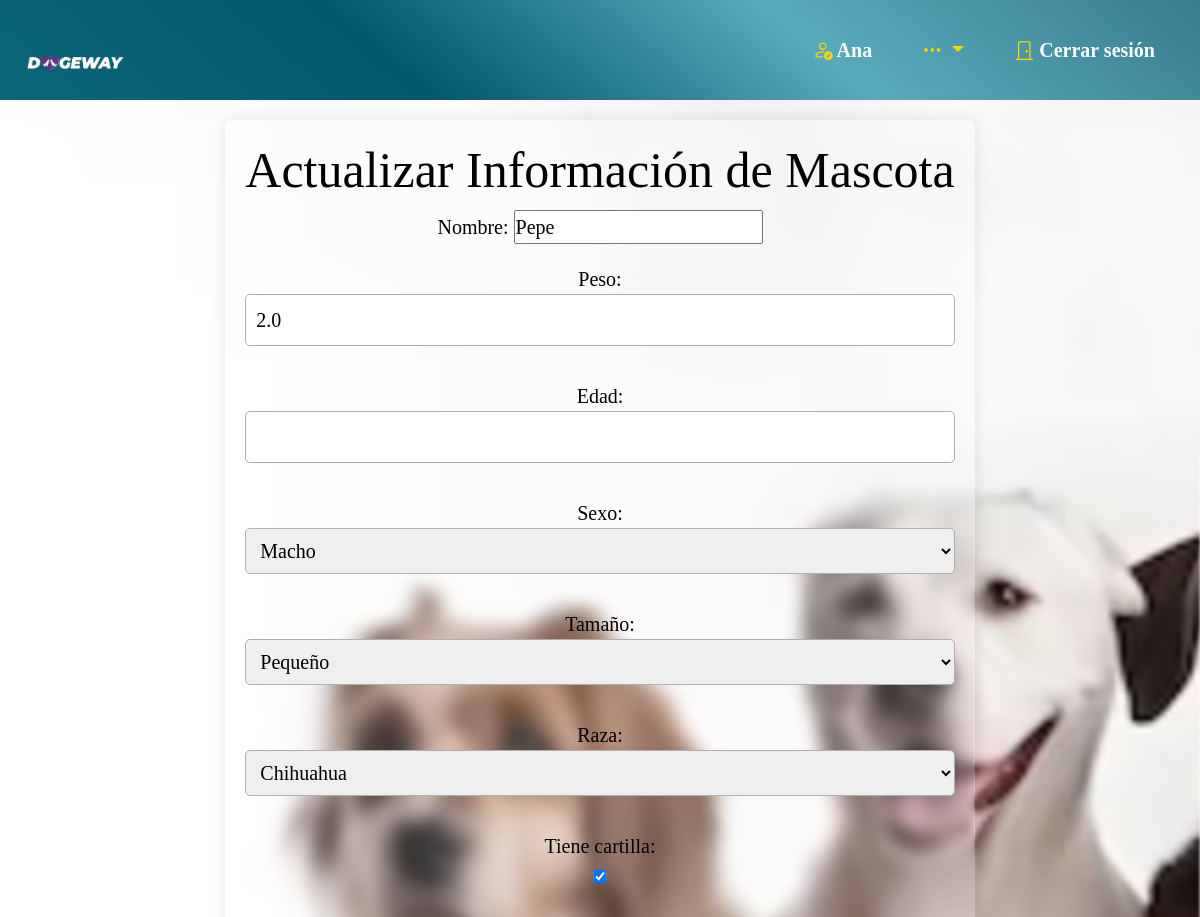
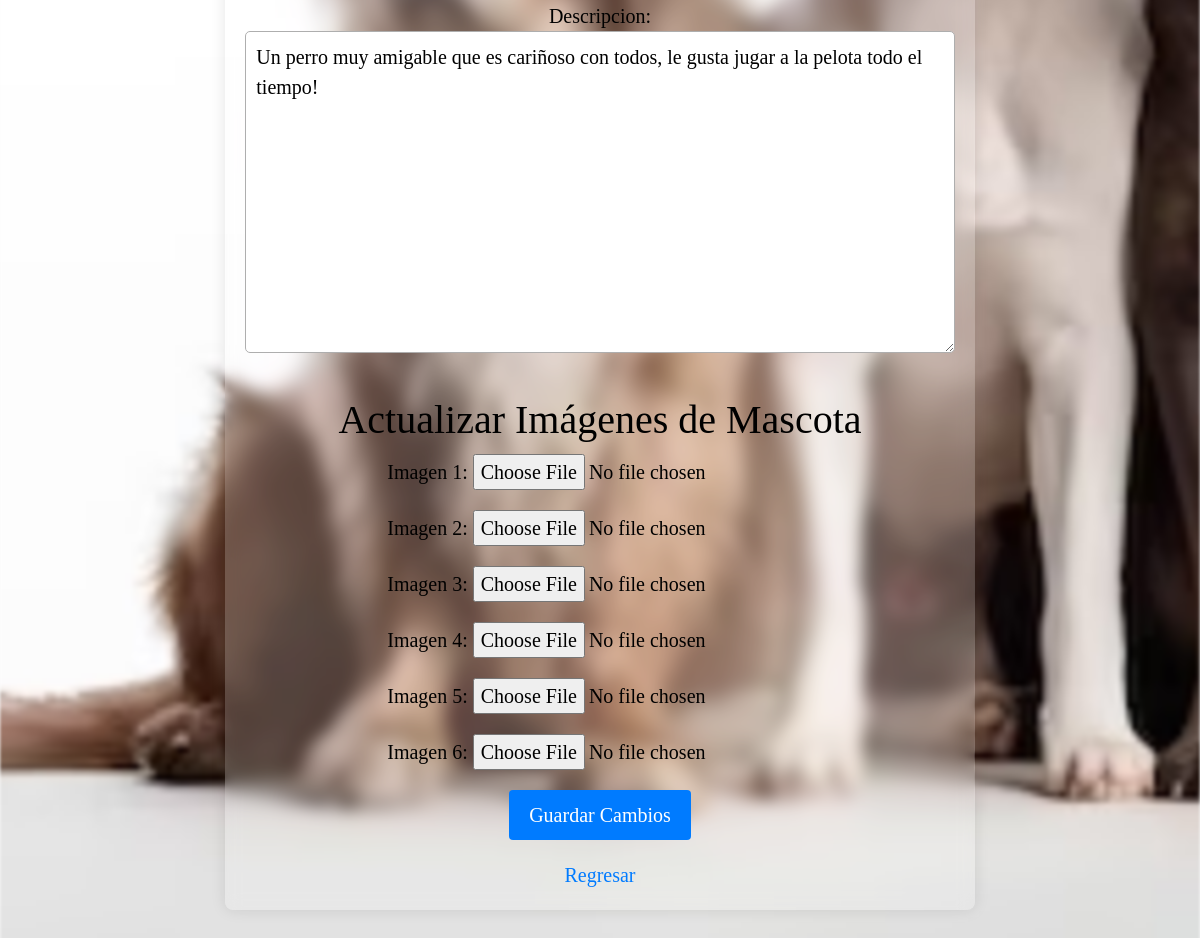
The page /editar_mascota/2/ (signed in) on the database its author committed (2 pictures, top to bottom).
### main_app/models.py (models this page shows, shortened)
class Usuario(AbstractUser):
    fotografia = models.ImageField(upload_to='usuarios/', null=True, blank=True)
    telefono = models.CharField(max_length=20)
    fecha_de_nacimiento = models.DateField()
    direccion = models.CharField(max_length=100)
    fotografia_identificacion = models.ImageField(upload_to='identificaciones/', null=True, blank=True)
    verificado = models.BooleanField(default=False)
    usuarios_bloqueados = models.ManyToManyField('self', symmetrical=False, related_name='usuarios_bloqueadores')
    groups = models.ManyToManyField('auth.Group', related_name='usuarios')
    user_permissions = models.ManyToManyField('auth.Permission', related_name='usuarios')

class Mascota(models.Model):
    dueño = models.ForeignKey(Usuario, on_delete=models.CASCADE)
    nombre = models.CharField(max_length=100)
    peso = models.FloatField(null=True, blank=True, validators=[
            MinValueValidator(5),  # El peso no puede ser menor que 0
            MaxValueValidator(150)  # El peso no puede ser mayor que 100
        ])
    edad = models.FloatField(null=True, blank=True, validators=[
            MinValueValidator(2),  # El peso no puede ser menor que 0
            MaxValueValidator(12)  # El peso no puede ser mayor que 100
        ])
    SEXO_CHOICES = (
        ('M', 'Macho'),
        ('H', 'Hembra'),
    )
    sexo = models.CharField(max_length=1, choices=SEXO_CHOICES)
    TAMAÑO_CHOICES = (
        ('XS', ' MuyPequeño'),
        ('S', 'Pequeño'),
        ('M', 'Mediano'),
        ('L', 'Grande'),
        ('XL', 'Gigante'),
    )
    tamaño = models.CharField(max_length=15, choices=TAMAÑO_CHOICES)
    descripcion = models.TextField()
    RAZA_CHOICES = (
        ('Bulldog francés', 'Bulldog francés'),
        ('Labrador retriever', 'Labrador retriever'),
        ('Golden retriever', 'Golden retriever'),
        ('Pastor alemán', 'Pastor alemán'),
        ('Caniche', 'Caniche'),
        ('Bulldog', 'Bulldog'),
        ('Rottweiler', 'Rottweiler'),
        ('Beagle', 'Beagle'),
        ('Salchicha', 'Salchicha'),
        ('Braco alemán de pelo corto', 'Braco alemán de pelo corto'),
        ('Corgi galés de Pembroke', 'Corgi galés de Pembroke'),
        ('Pastor australiano', 'Pastor australiano'),
        ('Yorkshire terrier', 'Yorkshire terrier'),
        ('Cavalier King Charles spaniel', 'Cavalier King Charles spaniel'),
        ('Doberman pinscher', 'Doberman pinscher'),
        ('Boxer', 'Boxer'),
        ('Schnauzer miniatura', 'Schnauzer miniatura'),
        ('Cane corso', 'Cane corso'),
        ('Gran danés', 'Gran danés'),
        ('Shih Tzu', 'Shih Tzu'),
        ('Husky siberiano', 'Husky siberiano'),
        ('Chihuahua', 'Chihuahua'),  # Raza agregada
        ('Solovino', 'Solovino'),  # Raza agregada
    )
    raza = models.CharField(max_length=100, choices=RAZA_CHOICES)
    tiene_cartilla = models.BooleanField()
    adopcion = models.BooleanField(default=False)
    likes = models.ManyToManyField("self", symmetrical=False, related_name="liked_by", blank=True)
    facebook_mascota = models.URLField(blank=True, null=True)
    twitter_mascota = models.URLField(blank=True, null=True)
    instagram_mascota = models.URLField(blank=True, null=True)
    tiktok_mascota = models.URLField(blank=True, null=True)

class ImagenMascota(models.Model):
    mascota = models.OneToOneField(Mascota, on_delete=models.CASCADE)
    imagen_1 = models.ImageField(upload_to='mascota_imagenes/')
    imagen_2 = models.ImageField(upload_to='mascota_imagenes/')
    imagen_3 = models.ImageField(upload_to='mascota_imagenes/')
    imagen_4 = models.ImageField(upload_to='mascota_imagenes/')
    imagen_5 = models.ImageField(upload_to='mascota_imagenes/')
    imagen_6 = models.ImageField(upload_to='mascota_imagenes/')

### main_app/views.py (the view)
# urls.py: path('editar_mascota/<int:mascota_id>/', views.ActualizarInformacionMascota, name='editar_mascota'),
@login_required
def ActualizarInformacionMascota(request, mascota_id):
    mascota = get_object_or_404(Mascota, pk=mascota_id, dueño=request.user)
    if request.method == 'POST':
        mascota_form = MascotaEditForm(request.POST, instance=mascota)
        imagen_form = ImagenMascotaForm(request.POST, request.FILES, instance=getattr(mascota, 'imagenmascota', None))
        if mascota_form.is_valid() and imagen_form.is_valid():
            mascota_form.save()
            imagen = imagen_form.save(commit=False)
            if hasattr(mascota, 'imagenmascota') and mascota.imagenmascota:
                imagen.mascota = mascota
            imagen.save()
            messages.success(request, 'Mascota actualizada exitosamente.')
            return redirect('ver_detalle_mascota', mascota_id=mascota_id)
    else:
        mascota_form = MascotaEditForm(instance=mascota)
        try:
            imagen_form = ImagenMascotaForm(instance=mascota.imagenmascota)
        except ObjectDoesNotExist:
            return redirect(reverse('subir_imagenes_mascota', kwargs={'mascota_id': mascota_id}))
    return render(request, 'mascota_actualizar.html', {'mascota_form': mascota_form, 'imagen_form': imagen_form, 'mascota': mascota})

### main_app/forms.py (shortened to what this page needs)
class MascotaEditForm(forms.ModelForm):
    class Meta:
        model = Mascota
        fields = ['nombre', 'peso', 'edad', 'sexo', 'tamaño', 'raza', 'tiene_cartilla', 'descripcion']

class ImagenMascotaForm(forms.ModelForm):
    class Meta:
        model = ImagenMascota
        fields = ['imagen_1', 'imagen_2', 'imagen_3', 'imagen_4', 'imagen_5', 'imagen_6']
    def __init__(self, *args, **kwargs):
        super(ImagenMascotaForm, self).__init__(*args, **kwargs)
        self.fields['imagen_1'].required = False
        self.fields['imagen_2'].required = False
        self.fields['imagen_3'].required = False
        self.fields['imagen_4'].required = False
        self.fields['imagen_5'].required = False
        self.fields['imagen_6'].required = False

### main_app/templates/mascota_actualizar.html (shortened to what this page needs)
{% extends "layouts/base.html" %}
{% load static %}
{% block estilos_adicionales %}
<link rel="stylesheet" href="{% static 'css/mascota_actualizar.css' %}">
{% endblock %}
{% block content %}
<!DOCTYPE html>
<html lang="en">
<head>
    <link rel="stylesheet" href="{% static 'css/mascota_actualizar.css' %}">
</head>
<body>
    <div class="container">
        <form method="post" enctype="multipart/form-data">
            <h1>Actualizar Información de Mascota</h1>
            <div class="mascota-form">
                {{ mascota_form.as_p }}
            </div>
            <h2>Actualizar Imágenes de Mascota</h2>
            <div class="image-form">
                {{ imagen_form.as_p }}
                <button type="submit">Guardar Cambios</button>
            </div>
        </form>
        <a href="{% url 'ver_detalle_mascota' mascota.id %}">Regresar</a>
    </div>
</body>
</html>
{% endblock %}

### main_app/templates/layouts/base.html (shortened to what this page needs)
<!DOCTYPE html>
<html lang="en">
<head>
    {% load static %}
    <link href="https://cdn.jsdelivr.net/npm/bootstrap@5.3.2/dist/css/bootstrap.min.css" rel="stylesheet">
    <link rel="stylesheet" href="https://cdn.jsdelivr.net/npm/bootstrap-icons@1.11.2/font/bootstrap-icons.min.css">
    <link rel="stylesheet" href="{% static 'css/base.css' %}">
    {% block estilos_adicionales %}{% endblock %}
</head>
<body>
    <header>
        <nav class="navbar navbar-expand-lg">
            <div class="container-fluid">
                <a class="navbar-brand" id="imagen" href="{% url 'home' %}">
                    <img src="{% static 'imagenes/LOGO.png' %}" alt="Dogeway Logo" class="navbar-logo">
                </a>
                <div class="collapse navbar-collapse" id="navbarSupportedContent">
                    <ul class="navbar-nav mb-2 mb-lg-0 ms-auto">
                        {% if user.is_authenticated%}
                            <li class="nav-item" id="NombreUsuario">
                                <a class="nav-link">
                                    {% if user.verificado %}
                                    <i class="bi bi-person-check" style="color: gold;"></i>
                                    {% endif %}
                                    {{ user.username }}
                                </a>
                            </li>
                            <li class="nav-item">
                                <div class="dropdown">
                                    <a class="nav-link dropdown-toggle" href="#" role="button" id="dropdownMenuLink" data-bs-toggle="dropdown" aria-expanded="false" style="color: gold;">
                                        <i class="bi bi-three-dots" style="color: gold;"></i>
                                    </a>
                                </div>
                            </li>
                            <li class="nav-item">
                                <a class="nav-link" href="{% url 'logout' %}?next={% url 'home' %}">
                                    <i class="bi bi-door-closed" style="color: gold;"></i> Cerrar sesión
                                </a>
                            </li>
                        {% endif %}
                    </ul>
                </div>
            </div>
        </nav>
    </header>
    <div class="content">
        {% block content %}{% endblock %}
    </div>
</body>
</html>

### main_app/static/css/base.css (style rules this page uses)
* { margin: 0; padding: 0; box-sizing: border-box; text-decoration: none; font-family: 'Times New Roman', Times, serif; font-size: 20px; }
body { margin-top: 55px; }
header { background: linear-gradient(40deg,#0B667A,#02586c,#59aabc,#377d8d); position: fixed; top: 0; left: 0; width: 100%; padding: 5px 10px; z-index: 100; }
header nav { display: flex; align-items: center; justify-content: space-between; font-weight: bold; padding-top: 5px; padding-bottom: 5px; padding-left: 3%; padding-right: 1%; }
header .navbar-logo { width: 100px; }
#imagen { background-color: transparent; }
.nav-link { margin: 0 10px; }
header nav ul { display: flex; list-style: none; margin: 0; padding: 0; }
header nav ul li { margin-left: 10px; }
header nav ul li a { color: white; font-size: 16px; text-decoration: none; padding: 10px; }
header { padding: 5px 10px; }
header nav ul { display: flex; list-style: none; margin: 0; padding: 0; justify-content: flex-end; }
.nav-link { color: white; }

### main_app/static/css/mascota_actualizar.css (style rules this page uses)
body { background: linear-gradient(45deg, #ffffff, #fcfcfc, #fcfcfc); background-size: 300% 300%; animation: color 15s ease-in-out infinite; margin: 0; display: flex; justify-content: center; align-items: center; min-height: 100vh; }
.container { color: #000000; font-size: 20px; max-width: 100%; margin: 15vh auto; padding: 20px; background-color: rgba(255, 255, 255, 0.2); box-shadow: 0 0 15px rgba(0, 0, 0, 0.1); backdrop-filter: blur(8px); border-radius: 8px; text-align: center; box-sizing: border-box; }
button[type="submit"] { padding: 10px 20px; background-color: #007bff; color: #fff; border: none; border-radius: 4px; cursor: pointer; transition: background-color 0.3s; }
a { display: block; margin-top: 20px; text-decoration: none; color: #007bff; transition: color 0.3s; }

### rows shown on the page
Usuario: username "Ana"
Mascota: nombre "Pepe", peso "2.0", sexo "Macho", tamaño "Pequeño", raza "Chihuahua", tiene_cartilla "☑", descripcion "Un perro muy amigable que es cariñoso con todos, le gusta jugar a la pelota todo el tiempo!"
